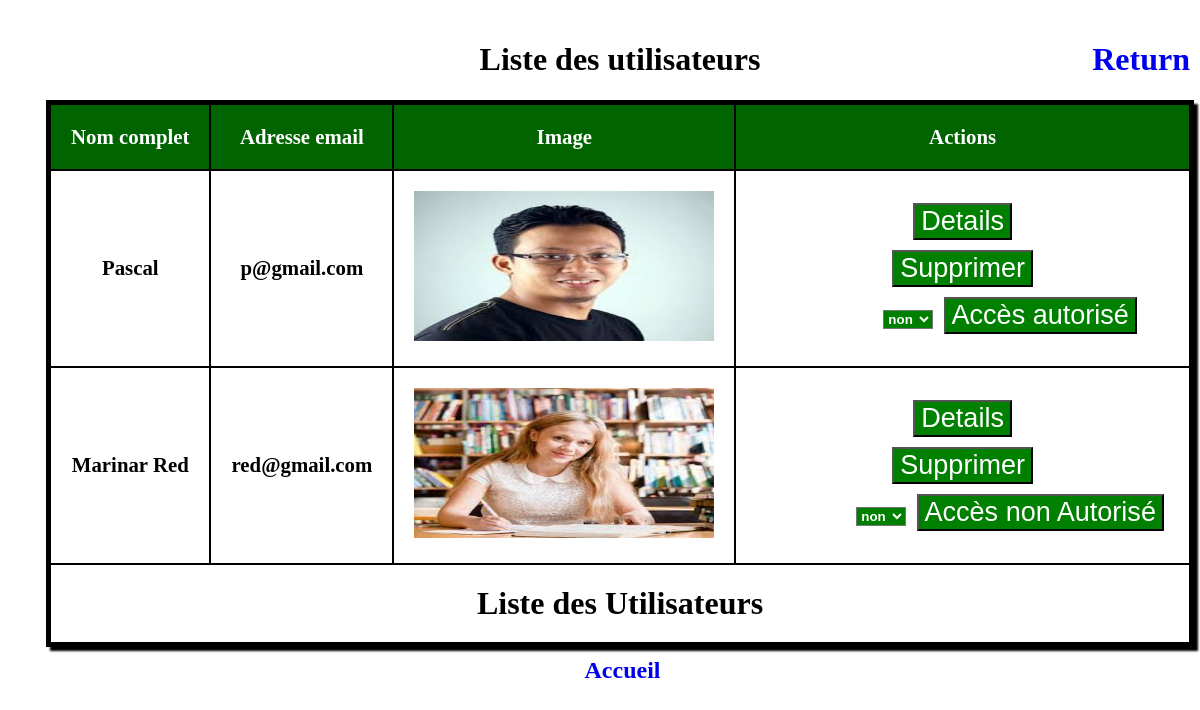
The page /sideAdmin/user.php on the database its author committed.
### tables this page shows
CREATE TABLE `user` (
  `iduser` int(11) NOT NULL,
  `nom` varchar(50) NOT NULL,
  `mail` varchar(50) NOT NULL,
  `password` varchar(50) NOT NULL,
  `image` blob NOT NULL,
  `autorisation` enum('oui','non') NOT NULL DEFAULT 'non'
);

### sideAdmin/user.php (the view, shortened to what this page needs)
<!Doctype html>
<html>
    <head>
        <meta-charset="utf-8">
    </head>
    <body>
        <h1 style="text-align:center;">Liste des utilisateurs <span><a href="accueilAdmin.php">Return</a></span></h1>
        <table>
            <thead>
            <tr>
                <th>Nom complet </th>
                <th>Adresse email </th>
                <th>Image </th>
                <th>Actions</th>
            </tr>
            </thead>
            <tbody>
             <?php
                 $user="root";
                 $mdp="";
                 $db="examen";
                 $server="localhost";
                 $link=mysqli_connect($server,$user,$mdp,$db);
                 $req=mysqli_query($link,"SELECT * FROM user");
                 $a=0;
                while($res=mysqli_fetch_array($req)){
                    $a=$a+1;
                    $aut=$res['autorisation'];
                    if($aut=='oui'){
                        $val='Accès autorisé';
                    }
                    else{
                        $val='Accès non Autorisé';
                    }
            ?>
             <tr>
                 <td><?php echo $res["nom"]; ?></td>
                 <td><?php echo $res["mail"]; ?></td>
                 <td><?php  echo "<img src='../upload/".$res['image']."' width='300px' height='150px' ><br>"; ?></td>
                 <td><form action="detail.php" method="POST">
                     <input type="submit" value="Details"/>
                 </form>
                 <form action="supprimer.php" method="POST">
                     <input type="submit"  value="Supprimer" placeholder="Cette Opération est irréversible" />
                 </form>
                 <form action="" method="POST" id="<?php echo 'idform'.$a; ?>"  onsubmit="return sendData(this.id);" >
                     <select id="<?php echo 'select'.$a; ?>" style="background-color:green;margin-left:100px;font-weight:bold;color:white; width:50px;"class="form-control" name="autorisation" style="margin-left:100px; width:100px;" size="1" style="width:100px;" >
                    <option value="non" selected>non</option>
                    </select>
                     <input onclick="copierText(this.id)" type="submit" value="<?php echo $val  ?>" id="<?php echo 'sub'.$a?>"  style="color:white;background:green;margin:5px;font-size:1.3em;"   />
                 </form>
                 </td>
             </tr>
             </tbody>
             <?php
             }
             ?>
            <tfoot>
            <tr>
                <td colspan="4" style="font-size : 2em;">Liste des Utilisateurs</td>
            </tr>
            </tfoot>
        </table>
        <div style="text-align:center; font-size : 1.5em; margin-top : 10px"><a style=" margin-left : 5px" href="accueilAdmin.php">Accueil</a></div>
    </body>
</html>

### sideAdmin/user.php (style rules this page uses)
body { padding:10px; margin: 10px; width: 100%; font-weight:bold; }
table { margin: auto; border-collapse:collapse; border:5px solid #000; box-shadow: 4px 4px 2px; }
th { color: white; background-color:darkgreen; }
th,td { border: 2px solid #000; margin: 20px; padding: 20px; text-align:center; font-size:1.3em; }
input[value="Details"],input[value="Supprimer"] { color:white; background:green; margin:5px; font-size:1.3em; }
span { position:fixed; right:10px; }
a { text-decoration:none; }

### rows shown on the page
user: nom "Pascal", mail "p@gmail.com", image (picture), autorisation "Accès autorisé"
user: nom "Marinar Red", mail "red@gmail.com", image (picture), autorisation "Accès non Autorisé"
